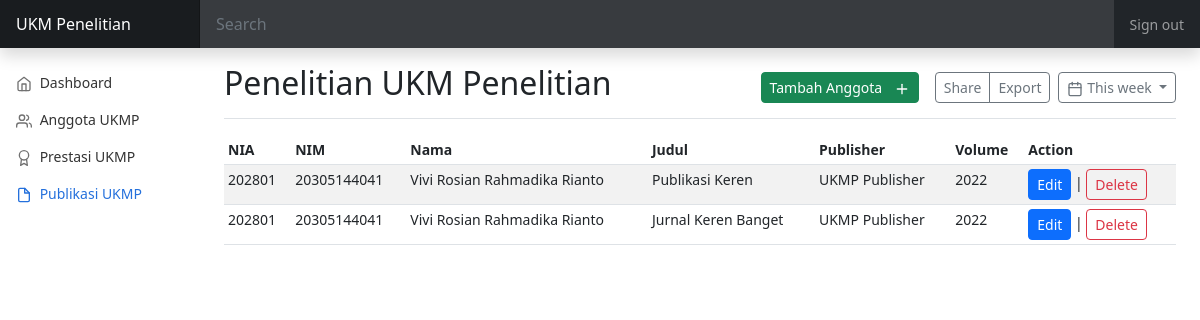
Screenshot of /publikasi.php with the database file from the repository.
### tables this page shows
CREATE TABLE `anggota` (
  `nia` int(7) NOT NULL,
  `nim` bigint(11) DEFAULT NULL,
  `nama` varchar(100) DEFAULT NULL,
  `bidangid` varchar(5) DEFAULT NULL,
  `prodi` varchar(100) DEFAULT NULL,
  `angkatan` int(4) DEFAULT NULL
);

CREATE TABLE `publikasi` (
  `publikasi_id` varchar(6) DEFAULT NULL,
  `nia` int(7) DEFAULT NULL,
  `judul` varchar(100) DEFAULT NULL,
  `publisher` varchar(100) DEFAULT NULL,
  `tahun_publish` int(4) DEFAULT NULL,
  `tipe_publikasi` varchar(100) DEFAULT NULL
);

### publikasi.php (the view, shortened to what this page needs)
<?php
include_once("config.php");
$result = mysqli_query($mysqli, "SELECT *, publikasi.judul, publikasi.publisher, publikasi.tahun_publish,bidang.nama_bidang, publikasi.tipe_publikasi FROM anggota inner join publikasi on anggota.nia = publikasi.nia
inner join bidang on anggota.bidangid = bidang.bidangid");
?>
 <!doctype html>
<html lang="en">
  <head>
    <link href="https://cdn.jsdelivr.net/npm/bootstrap@5.2.0-beta1/dist/css/bootstrap.min.css" rel="stylesheet"
>
    <link href="dashboard.css" rel="stylesheet">
  </head>
  <body>
<header class="navbar navbar-dark sticky-top bg-dark flex-md-nowrap p-0 shadow">
  <a class="navbar-brand col-md-3 col-lg-2 me-0 px-3 fs-6" href="#">UKM Penelitian</a>
  <input class="form-control form-control-dark w-100 rounded-0 border-0" type="text" placeholder="Search" aria-label="Search">
  <div class="navbar-nav">
    <div class="nav-item text-nowrap">
      <a class="nav-link px-3" href="#">Sign out</a>
    </div>
  </div>
</header>
<div class="container-fluid">
  <div class="row">
    <nav id="sidebarMenu" class="col-md-3 col-lg-2 d-md-block sidebar collapse">
      <div class="position-sticky pt-3">
        <ul class="nav flex-column">
          <li class="nav-item">
            <a class="nav-link" aria-current="page" href="index.php">
              <span data-feather="home" class="align-text-bottom"></span>
              Dashboard
            </a>
          </li>
          <li class="nav-item">
            <a class="nav-link" href="anggota.php">
              <span data-feather="users" class="align-text-bottom"></span>
              Anggota UKMP
            </a>
          </li>
          <li class="nav-item">
            <a class="nav-link" href="prestasi.php">
              <span data-feather="award" class="align-text-bottom"></span>
              Prestasi UKMP
            </a>
          </li>
          <li class="nav-item">
            <a class="nav-link active" href="publikasi.php">
              <span data-feather="file" class="align-text-bottom"></span>
              Publikasi UKMP
            </a>
          </li>
        </ul>
      </div>
    </nav>
    <main class="col-md-9 ms-sm-auto col-lg-10 px-md-4">
      <div class="d-flex justify-content-between flex-wrap flex-md-nowrap align-items-center pt-3 pb-2 mb-3 border-bottom">
        <h1 class="h2">Penelitian UKM Penelitian</h1>
        <div class="btn-toolbar mb-2 mb-md-0">
          <a class="btn btn-sm btn-success me-3" href="add.php">Tambah Anggota <span data-feather="plus" class="ms-2 align-text-center"></a>
          <div class="btn-group me-2">
            <button type="button" class="btn btn-sm btn-outline-secondary">Share</button>
            <button type="button" class="btn btn-sm btn-outline-secondary">Export</button>
          </div>
          <button type="button" class="btn btn-sm btn-outline-secondary dropdown-toggle">
            <span data-feather="calendar" class="align-text-bottom"></span>
            This week
          </button>
        </div>
      </div>
      <div class="table-responsive">
        <table class="table table-striped table-sm">
          <thead>
            <tr>
              <th scope="col">NIA</th>
              <th scope="col">NIM</th>
              <th scope="col">Nama</th>
              <th scope="col">Judul</th>
              <th scope="col">Publisher</th>
              <th scope="col">Volume</th>
              <th scope="col">Action</th>
            </tr>
          </thead>
          <?php
            while($user_data = mysqli_fetch_array($result)) {
                echo "<tr>";
                echo "<td>".$user_data['nia']."</td>";
                echo "<td>".$user_data['nim']."</td>";
                echo "<td>".$user_data['nama']."</td>";
                echo "<td>".$user_data['judul']."</td>";
                echo "<td>".$user_data['publisher']."</td>";
                echo "<td>".$user_data['tahun_publish']."</td>";
                echo "<td><a href='edit.php?id=$user_data[nia]' class='btn btn-sm btn-primary'>Edit</a> | <a href='delete.php?id=$user_data[nia]' class='btn btn-sm btn-outline-danger'>Delete</a></td></tr>";
           }
           ?>
        </table>
      </div>
    </main>
  </div>
</div>
  </body>
</html>

### dashboard.css (style rules this page uses)
body { font-size: .875rem; }
.feather { width: 16px; height: 16px; }
.sidebar { position: fixed; top: 0; bottom: 0; left: 0; z-index: 100; padding: 48px 0 0; box-shadow: #fff; }
.sidebar .nav-link { font-weight: 500; color: #333; }
.sidebar .nav-link .feather { margin-right: 4px; color: #727272; }
.sidebar .nav-link.active { color: #2470dc; }
.sidebar .nav-link:hover .feather, .sidebar .nav-link.active .feather { color: inherit; }
.navbar-brand { padding-top: .75rem; padding-bottom: .75rem; background-color: rgba(0, 0, 0, .25); box-shadow: inset -1px 0 0 rgba(0, 0, 0, .25); }
.navbar .form-control { padding: .75rem 1rem; }
.form-control-dark { color: #fff; background-color: rgba(255, 255, 255, .1); border-color: rgba(255, 255, 255, .1); }

### rows the page displays
anggota: publikasi.nia "202801", nim "20305144041", nama "Vivi Rosian Rahmadika Rianto", publikasi.judul "Publikasi Keren", publikasi.publisher "UKMP Publisher", publikasi.tahun_publish "2022", publikasi.judul "Jurnal Keren Banget"
